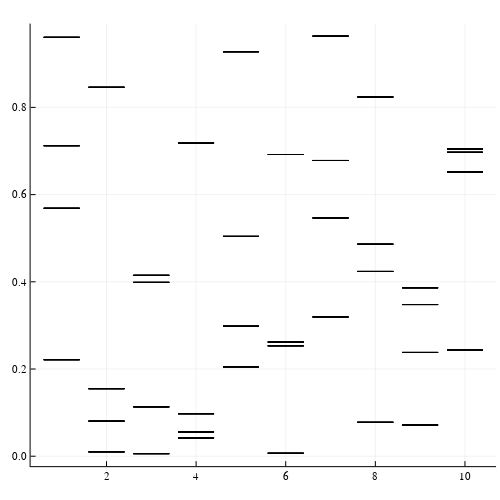

The code cell stored with this chart in its notebook:
### Code cell
boxplot(x,y,size=(500,500))
